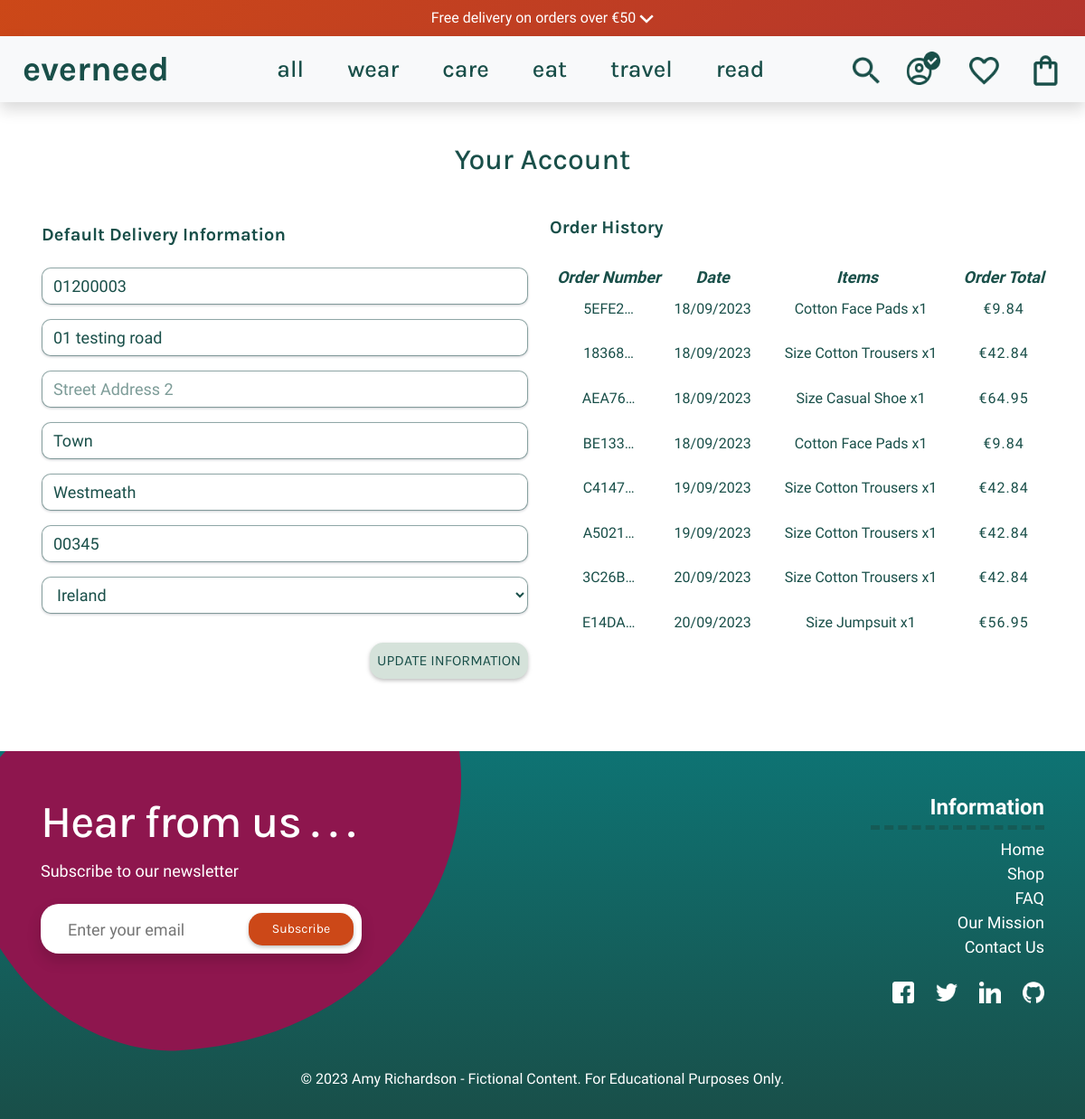
/profile/ (signed in), run on the app's committed database.
### profiles/models.py (models this page shows, shortened)
class UserProfile(models.Model):
    user = models.OneToOneField(User, on_delete=models.CASCADE)
    default_phone_number = models.CharField(
        max_length=20, null=True, blank=True)
    default_street_address1 = models.CharField(
        max_length=80, null=True, blank=True)
    default_street_address2 = models.CharField(
        max_length=80, null=True, blank=True)
    default_town_or_city = models.CharField(
        max_length=40, null=True, blank=True)
    default_county = models.CharField(max_length=80, null=True, blank=True)
    default_postcode = models.CharField(max_length=20, null=True, blank=True)
    default_country = CountryField(
        blank_label='Country', null=True, blank=True)

### checkout/models.py (models this page shows, shortened)
class Order(models.Model):
    order_number = models.CharField(max_length=32, null=False, editable=False)
    user_profile = models.ForeignKey(UserProfile, on_delete=models.SET_NULL,
                                     null=True, blank=True,
                                     related_name='orders')
    full_name = models.CharField(max_length=50, null=False, blank=False)
    email = models.EmailField(max_length=254, null=False, blank=False)
    phone_number = models.CharField(max_length=20, null=False, blank=False)
    country = CountryField(blank_label='Country *', null=False, blank=False)
    postcode = models.CharField(max_length=20, null=True, blank=True)
    town_or_city = models.CharField(max_length=40, null=False, blank=False)
    street_address1 = models.CharField(max_length=80, null=False, blank=False)
    street_address2 = models.CharField(max_length=80, null=True, blank=True)
    county = models.CharField(max_length=80, null=True, blank=True)
    date = models.DateTimeField(auto_now_add=True)
    delivery_cost = models.DecimalField(
        max_digits=6, decimal_places=2, null=False, default=0)
    order_total = models.DecimalField(
        max_digits=10, decimal_places=2, null=False, default=0)
    grand_total = models.DecimalField(
        max_digits=10, decimal_places=2, null=False, default=0)
    carbon_fp_total = models.DecimalField(
        max_digits=10, decimal_places=2, null=False, default=0)
    carbon_saved_total = models.DecimalField(
        max_digits=10, decimal_places=2, null=False, default=0)
    original_bag = models.TextField(null=False, blank=False, default='')
    stripe_pid = models.CharField(
        max_length=254, null=False, blank=False, default='')

class OrderLineItem(models.Model):
    order = models.ForeignKey(Order, null=False, blank=False,
                              on_delete=models.CASCADE,
                              related_name='lineitems')
    product = models.ForeignKey(
        Product, null=False, blank=False,
        on_delete=models.CASCADE)
    product_size = models.CharField(
        max_length=2, null=True, blank=True)
    quantity = models.IntegerField(null=False, blank=False, default=0)
    lineitem_total = models.DecimalField(
        max_digits=6, decimal_places=2, null=False,
        blank=False, editable=False)

### products/models.py (models this page shows, shortened)
class Product(models.Model):
    category = models.ForeignKey(
        'Category', null=True, blank=True, on_delete=models.SET_NULL)
    sku = models.CharField(
        max_length=254, null=True, blank=True)
    name = models.CharField(max_length=254)
    description = models.TextField(max_length=1024, default='')
    price = models.DecimalField(max_digits=6, decimal_places=2)
    sale_price = models.DecimalField(
        max_digits=6, decimal_places=2, null=True, blank=True)
    discount = models.DecimalField(
        max_digits=6, decimal_places=2, null=True, blank=True)
    has_sizes = models.BooleanField(default=False, null=True, blank=True)
    ml_sizes = models.BooleanField(default=False, null=True, blank=True)
    is_shoe = models.BooleanField(default=False, null=True, blank=True)
    carbon_fp = models.DecimalField(
        max_digits=6, decimal_places=2, blank=True, null=True)
    carbon_saved = models.DecimalField(
        max_digits=6, decimal_places=2, blank=True, null=True)
    rating = models.DecimalField(max_digits=6, decimal_places=2, null=True,
                                 blank=True)
    image_url = models.URLField(
        max_length=1024, null=True, blank=True)
    image = models.ImageField(null=True, blank=True)
    feature_product = models.BooleanField(default=False, blank=True)
    is_sale = models.BooleanField(default=False)

### profiles/views.py (the view)
# urls.py: path('profile/', include('profiles.urls')),
@login_required
def profile(request):
    profile = get_object_or_404(UserProfile, user=request.user)
    if request.method == 'POST':
        form = UserProfileForm(request.POST, instance=profile)
        if form.is_valid():
            form.save()
            messages.success(request, 'Account updated successfully')
        else:
            messages.error(
                request, 'Update failed. Please ensure the form is valid.')
    else:
        form = UserProfileForm(instance=profile)
    orders = profile.orders.all()
    template = 'profiles/profile.html'
    context = {
        'form': form,
        'orders': orders,
        'on_profile_page': True
    }
    return render(request, template, context)

### profiles/forms.py
class UserProfileForm(forms.ModelForm):
    class Meta:
        model = UserProfile
        exclude = ('user',)
    def __init__(self, *args, **kwargs):
        super().__init__(*args, **kwargs)
        placeholders = {
            'default_phone_number': 'Phone Number',
            'default_postcode': 'Postal Code',
            'default_town_or_city': 'Town or City',
            'default_street_address1': 'Street Address 1',
            'default_street_address2': 'Street Address 2',
            'default_county': 'County, State or Locality',
        }
        self.fields['default_phone_number'].widget.attrs['autofocus'] = True
        for field in self.fields:
            if field != 'default_country':
                if self.fields[field].required:
                    placeholder = f'{placeholders[field]} *'
                else:
                    placeholder = placeholders[field]
                self.fields[field].widget.attrs['placeholder'] = placeholder
            self.fields[field].widget.attrs['class'] = 'form-control profile-form-input'
            self.fields[field].label = False

### wishlist/contexts.py (called while the page is built)
def wishlist_items(request):
    wishlist_items = []
    if request.user.is_authenticated:
        user_profile = UserProfile.objects.get(user=request.user)
        wishlist_items = Wishlist.objects.filter(user_profile=user_profile)
    return {
        'user_wishlist': wishlist_items,
    }

### profiles/templates/profiles/profile.html (shortened to what this page needs)
{% extends 'base.html' %}
{% load static %}
{% block extra_css %}
<link rel="stylesheet" href="{% static 'profiles/css/profiles.css' %}">
{% endblock %}
{% block content %}
<div class="container my-5">
    <div class="row">
        <div class="col text-center">
            <h2 class="section-title mb-4">Your Account</h2>
        </div>
    </div>
    <div class="row mt-1">
        <div class="col-12 col-lg-6 p-3">
            <p class="font-weight-bold profile-p">Default Delivery Information</p>
            <form class="mt-3" action="{% url 'profile' %}" method="POST" id="profile-update-form">
                {{ form|crispy }}
                <button class="wishlist-btn p-2 text-uppercase float-right my-3">Update Information</button>
            </form>
        </div>
        <div class="col-12 col-lg-6 p-2">
            <p class="font-weight-bold profile-p">Order History</p>
            <div class="order-history table-responsive text-center">
                <table class="table table-sm table-borderless">
                    <thead>
                        <tr>
                            <th>Order Number</th>
                            <th>Date</th>
                            <th>Items</th>
                            <th>Order Total</th>
                        </tr>
                    </thead>
                    <tbody>
                        {% for order in orders %}
                        <tr>
                            <td>
                                <a href="{% url 'order_history' order.order_number %}" title="{{ order.order_number }}">
                                    {{ order.order_number|truncatechars:6 }}
                                </a>
                            </td>
                            <td>{{ order.date|date:"d/m/Y" }}</td>
                            <td>
                                <ul class="list-unstyled">
                                    {% for item in order.lineitems.all %}
                                    <li class="pl-2 order-li">
                                        {% if item.product.has_sizes %}
                                        Size {{ item.product.size|upper }}
                                        {% endif %}{{ item.product.name }} x{{ item.quantity }}
                                    </li>
                                    {% endfor %}
                                </ul>
                            </td>
                            <td class="all-price">€{{ order.grand_total }}</td>
                        </tr>
                        {% endfor %}
                    </tbody>
                </table>
            </div>
        </div>
    </div>
</div>
{% endblock %}

### static/css/base.css (style rules this page uses)
:root { --title: 'Karla', sans-serif; --main-font: 'Inconsolata', monospace; --forest: #194f49; --yellow: #ffc824; --bluegreen: #0e7373; --purple: #8E164E; --gold: #CC4818; --white: #fff; --black: #0d0d0d; }
html { scroll-behavior: smooth; }
body { display: flex; flex-direction: column; overflow: auto; font-family: var(--title); }
h1, h2, h3, h4, h5, h6, header { font-family: var(--title); }
a, a span { color: var(--forest); text-decoration: none !important; }
th, .fieldset-label { font-size: 20px; color: var(--forest); font-weight: bold; }
strong, p, .icon-green { color: var(--forest); }
ul li { list-style-type: none; }
.form-control { border-radius: 10px; font-size: 18px; border: 1px solid #194f4970; font-family: var(--main-font); }
.section-title { color: var(--forest); }
input { border-radius: 10px; }
.all-price { letter-spacing: 1px; }
.wishlist-btn { border-radius: 15px; background-color: #d5e2da; color: var(--forest); border: none; filter: drop-shadow(0px 2px 2px rgba(0, 0, 0, 0.25)); transition: transform 0.3s ease; transform-origin: center; font-size: 16px; display: inline-flex; align-items: center; height: 100%; }
.text-uppercase { color: var(--forest); }

### profiles/static/profiles/css/profiles.css (style rules this page uses)
.profile-form-input { background-color: white; box-shadow: 0 1px 3px 0 #cdcfd3; -webkit-transition: box-shadow 150ms ease; transition: box-shadow 150ms ease; color: #194f49; }
select.profile-form-input::placeholder, .profile-form-input::placeholder { color: #194f4990; }
.profile-p { font-size: 20px; line-height: 2.5rem; list-style-type: disc; color: var(--forest); }
th { font-size: 18px; font-style: italic; font-family: 'Inconsolata', monospace; }
td, li.order-li { color:#194f49; font-family: 'Inconsolata', monospace; }
.order-history { max-height: 416px; overflow-y: auto; }

### data on the page
UserProfile: default_phone_number "01200003", default_street_address1 "01 testing road", default_town_or_city "Town", default_county "Westmeath", default_postcode "00345", default_country "Ireland"
Order: order_number "5EFE2…", date "18/09/2023", grand_total "9.84"
OrderLineItem: product.name "Cotton Face Pads", quantity "1"
Order: order_number "18368…", date "18/09/2023", grand_total "42.84"
OrderLineItem: product.name "Cotton Trousers", quantity "1"
Order: order_number "AEA76…", date "18/09/2023", grand_total "64.95"
OrderLineItem: product.name "Casual Shoe", quantity "1"
Order: order_number "BE133…", date "18/09/2023", grand_total "9.84"
OrderLineItem: product.name "Cotton Face Pads", quantity "1"
Order: order_number "C4147…", date "19/09/2023", grand_total "42.84"
OrderLineItem: product.name "Cotton Trousers", quantity "1"
Order: order_number "A5021…", date "19/09/2023", grand_total "42.84"
OrderLineItem: product.name "Cotton Trousers", quantity "1"
Order: order_number "3C26B…", date "20/09/2023", grand_total "42.84"
OrderLineItem: product.name "Cotton Trousers", quantity "1"
Order: order_number "E14DA…", date "20/09/2023", grand_total "56.95"
OrderLineItem: product.name "Jumpsuit", quantity "1"

### other printed values
{{ free_delivery_threshold }} "50"
